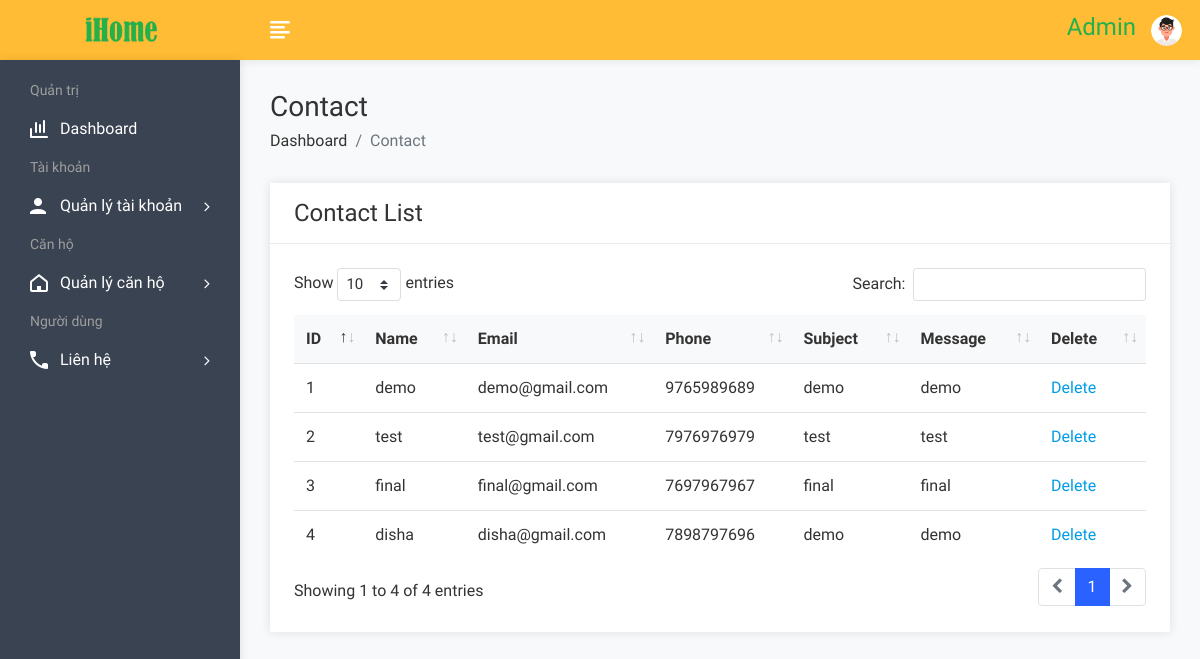
Page /admin/contactview.php (signed in) on the earlier database version.
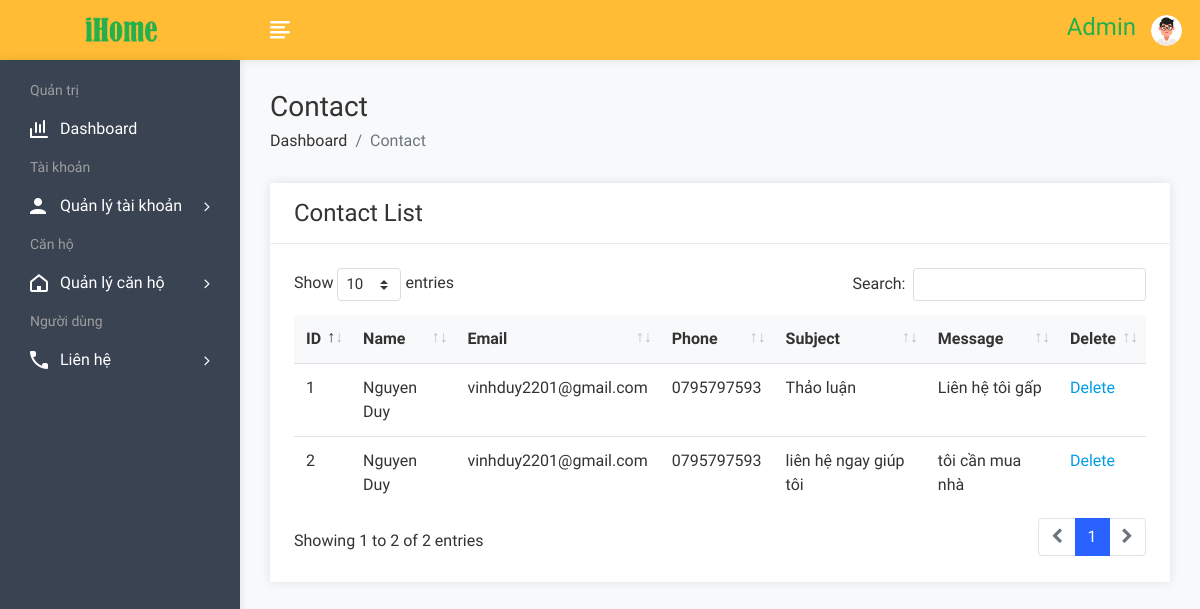
Same page on the later database version.
### tables this page shows
CREATE TABLE `contact` (
  `cid` int(50) NOT NULL,
  `name` varchar(100) NOT NULL,
  `email` varchar(100) NOT NULL,
  `phone` varchar(20) NOT NULL,
  `subject` varchar(100) NOT NULL,
  `message` varchar(250) NOT NULL
);

### admin/contactview.php (the view, shortened to what this page needs)
<!DOCTYPE html>
<html lang="en">
<head>
        <link rel="stylesheet" href="assets/css/bootstrap.min.css">
        <link rel="stylesheet" href="assets/css/font-awesome.min.css">
        <link rel="stylesheet" href="assets/css/feathericon.min.css">
		<link rel="stylesheet" href="assets/plugins/datatables/dataTables.bootstrap4.min.css">
		<link rel="stylesheet" href="assets/plugins/datatables/responsive.bootstrap4.min.css">
		<link rel="stylesheet" href="assets/plugins/datatables/select.bootstrap4.min.css">
		<link rel="stylesheet" href="assets/plugins/datatables/buttons.bootstrap4.min.css">
        <link rel="stylesheet" href="assets/css/style.css">
    </head>
    <body>
				<?php include("header.php"); ?>
            <div class="page-wrapper">
                <div class="content container-fluid">
					<div class="page-header">
						<div class="row">
							<div class="col">
								<h3 class="page-title">Contact</h3>
								<ul class="breadcrumb">
									<li class="breadcrumb-item"><a href="dashboard.php">Dashboard</a></li>
									<li class="breadcrumb-item active">Contact</li>
								</ul>
							</div>
						</div>
					</div>
					<div class="row">
						<div class="col-sm-12">
							<div class="card">
								<div class="card-header">
									<h4 class="card-title">Contact List</h4>
								</div>
								<div class="card-body">
									<table id="basic-datatable" class="table">
                                            <thead>
                                                <tr>
                                                    <th>ID</th>
                                                    <th>Name</th>
                                                    <th>Email</th>
                                                    <th>Phone</th>
													<th>Subject</th>
                                                    <th>Message</th>
                                                    <th>Delete</th>
                                                </tr>
                                            </thead>
                                            <tbody>
											<?php
												$query=mysqli_query($con,"select * from contact");
												$cnt=1;
												while($row=mysqli_fetch_row($query))
													{
											?>
                                                <tr>
                                                    <td><?php echo $cnt; ?></td>
                                                    <td><?php echo $row['1']; ?></td>
                                                    <td><?php echo $row['2']; ?></td>
                                                    <td><?php echo $row['3']; ?></td>
                                                    <td><?php echo $row['4']; ?></td>
													<td><?php echo $row['5']; ?></td>
                                                    <td><a href="contactdelete.php?id=<?php echo $row['0']; ?>">Delete</a></td>
                                                </tr>
                                                <?php
												$cnt=$cnt+1;
												}
												?>
                                            </tbody>
                                        </table>
								</div>
							</div>
						</div>
					</div>
				</div>
			</div>
    </body>
</html>

Differences in the rows shown:
removed contact: name "demo", email "demo@gmail.com", phone "9765989689", subject "demo", message "demo"
removed contact: name "test", email "test@gmail.com", phone "7976976979", subject "test", message "test"
removed contact: name "final", email "final@gmail.com", phone "7697967967", subject "final", message "final"
removed contact: name "disha", email "disha@gmail.com", phone "7898797696", subject "demo", message "demo"
added contact: name "Nguyen Duy", email "vinhduy2201@gmail.com", phone "0795797593", subject "Thảo luận", message "Liên hệ tôi gấp"
added contact: name "Nguyen Duy", email "vinhduy2201@gmail.com", phone "0795797593", subject "liên hệ ngay giúp tôi", message "tôi cần mua nhà"
Other differences:
text written by a page script: "Show entries Search: Showing 1 to 4 of 4 entries 1" → "Show entries Search: Showing 1 to 2 of 2 entries 1"
